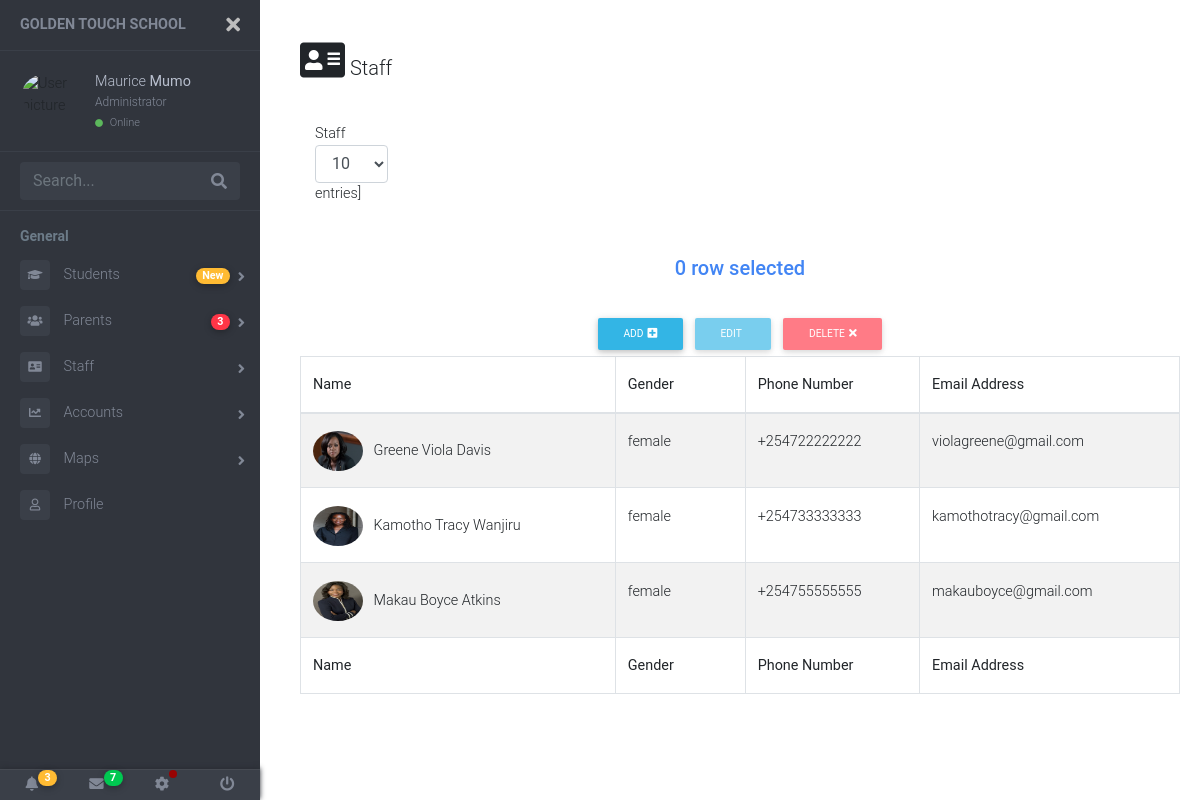
Page /staff/teachers/ (signed in) on the committed database.
### my_staff/models.py (models this page shows, shortened)
class Staff(models.Model):
    STAFF_CHOICES = [
        ('Teacher', 'teacher'),
        ('Support Staff', 'Support Staff'),
    ]
    GENDER = [
        ('male', 'MALE'),
        ('female', 'FEMALE'),
        ('undisclose', 'UNDISCLOSE')
    ]
    staff_image = models.ImageField(upload_to="images/")
    sur_name = models.CharField(max_length=50)
    first_name = models.CharField(max_length=50)
    last_name = models.CharField(max_length=50)
    staff_designation = models.CharField(max_length=20, choices=STAFF_CHOICES, default='Teacher')
    gender = models.CharField(max_length=10, choices=GENDER, blank=True, null=True)
    phone_number = PhoneNumberField(blank=True)
    email_address = models.EmailField(max_length=70,blank=True)
    class Meta:
        ordering = ('sur_name', 'staff_designation',)

### my_staff/views.py (the view)
# urls.py: path('teachers/', teachers, name="teachers"),
def teachers(request):
    my_staff = Staff.objects.filter(staff_designation='Teacher')
    context = {
        "my_staff" : my_staff,
    }
    return render(request, 'table.html', context )

### templates/table.html (shortened to what this page needs)
{% extends 'base.html' %}
{% load static %}
{% block style %}
<link rel="stylesheet" href="{% static 'css/table.css' %}">
<link rel="stylesheet" href="{% static 'css/mdb.min.css' %}">
{% endblock style %}
{% block content %}
<div class="row m-b-lg">
    <div class="col-sm-6" style="margin-left: -40px;">
        <span class="font-thin">
            <i class="fas fa-address-card fa-2x"></i>
            Staff
        </span>
    </div>
</div>
<div class="row" style="margin-left: -40px;">
    <div class="col-sm-6">
        <label>
            Staff
            <select class="form-control input-sm">
                <option value="10">10</option>
            </select>
            entries]
        </label>
    </div>
</div>
<section class="my_table">
    <div class="wrapper-editor">
        <div class="block my-4">
            <div class="d-flex justify-content-center">
                <p class="h5 text-primary createShowP">0 row selected</p>
            </div>
        </div>
        <div class="row d-flex justify-content-center modalWrapper">
            <div class="text-center">
                <a href="" class="btn btn-info btn-rounded btn-sm" data-toggle="modal" data-target="#modalAdd1">Add<i
                        class="fas fa-plus-square ml-1"></i></a>
            </div>
            <div class="text-center buttonEditWrapper">
                <button class="btn btn-info btn-rounded btn-sm buttonEdit" data-toggle="modal" data-target="#modalEdit1"
                    disabled>Edit</a>
            </div>
            <div class="text-center">
                <button class="btn btn-danger btn-sm btn-rounded buttonDelete" data-toggle="modal" disabled
                    data-target="#modalDelete" disabled>Delete<i class="fas fa-times ml-1"></i></a>
            </div>
        </div>
        <table id="dt-more-columns" class="table table-striped table-bordered" cellspacing="0" width="100%">
            <thead>
                <tr>
                    <th class="th-sm">Name
                    </th>
                    <th class="th-sm">Gender
                    </th>
                    <th class="th-sm">Phone Number
                    </th>
                    <th class="th-sm">Email Address
                    </th>
                </tr>
            </thead>
            <tbody>
                {% for staff in my_staff %}
                <tr>
                    <td>
                    <img src="{{ staff.staff_image.url }}" alt="" border=3 height=40 width=50></img>&nbsp;&nbsp
                    {{ staff.sur_name }} {{ staff.first_name }} {{ staff.last_name }}</td>
                    <td>{{ staff.gender }}</td>
                    <td>{{ staff.phone_number }}</td>
                    <td>{{ staff.email_address }}</td>
                </tr>
                {% endfor %}
            </tbody>
            <tfoot>
                <tr>
                    <th class="th-sm">Name
                    </th>
                    <th class="th-sm">Gender
                    </th>
                    <th class="th-sm">Phone Number
                    </th>
                    <th class="th-sm">Email Address
                    </th>
                </tr>
            </tfoot>
        </table>
    </div>
</section>
{% endblock content %}

### templates/partials/_sidebar.html (shortened to what this page needs)
<a id="show-sidebar" class="btn btn-sm btn-dark" href="#">
</a>
<nav id="sidebar" class="sidebar-wrapper">
    <div class="sidebar-content">
        <div class="sidebar-brand">
            <a href="#">golden touch school </a>
            <div id="close-sidebar">
                <i class="fas fa-times"></i>
            </div>
        </div>
        <div class="sidebar-header">
            <div class="user-pic">
                <img class="img-responsive img-rounded"
                    src="https://i.imgur.com/MyGHXta.jpg?1"
                    alt="User picture">
            </div>
            <div class="user-info">
                <span class="user-name">{{ user.first_name }}
                    <strong>{{ user.last_name }}</strong>
                </span>
                <span class="user-role">Administrator</span>
                <span class="user-status">
                    <i class="fa fa-circle"></i>
                    <span>Online</span>
                </span>
            </div>
        </div>
        <div class="sidebar-search">
            <div>
                <div class="input-group">
                    <input type="text" class="form-control search-menu" placeholder="Search...">
                    <div class="input-group-append">
                        <span class="input-group-text">
                            <i class="fa fa-search" aria-hidden="true"></i>
                        </span>
                    </div>
                </div>
            </div>
        </div>
        <div class="sidebar-menu">
            <ul>
                <li class="header-menu">
                    <span>General</span>
                </li>
                <li class="sidebar-dropdown">
                    <a href="#">
                        <i class="fas fa-graduation-cap"></i>
                        <span>Students</span>
                        <span class="badge badge-pill badge-warning">New</span>
                    </a>
                </li>
                <li class="sidebar-dropdown">
                    <a href="{% url 'parents' %}">
                        <i class="fas fa-users"></i>
                        <span>Parents</span>
                        <span class="badge badge-pill badge-danger">3</span>
                    </a>
                </li>
                <li class="sidebar-dropdown">
                    <a href="#">
                        <i class="fas fa-address-card"></i>
                        <span>Staff</span>
                    </a>
                </li>
                <li class="sidebar-dropdown">
                    <a href="#">
                        <i class="fa fa-chart-line"></i>
                        <span>Accounts</span>
                    </a>
                </li>
                <li class="sidebar-dropdown">
                    <a href="#">
                        <i class="fa fa-globe"></i>
                        <span>Maps</span>
                    </a>
                </li>
                <li class="sidebar">
                    <a href="{% url 'profile' %}">
                        <i class="far fa-user"></i>
                        <span>Profile</span>
                    </a>
                </li>
            </ul>
        </div>
    </div>
    <div class="sidebar-footer">
        <a href="#">
            <i class="fa fa-bell"></i>
            <span class="badge badge-pill badge-warning notification">3</span>
        </a>
        <a href="#">
            <i class="fa fa-envelope"></i>
            <span class="badge badge-pill badge-success notification">7</span>
        </a>
        <a href="#">
            <i class="fa fa-cog"></i>
            <span class="badge-sonar"></span>
        </a>
        <a href="#">
            <i class="fa fa-power-off"></i>
        </a>
    </div>
</nav>

### static/css/table.css (style rules this page uses)
.my_table { padding: 0px 20px 0px 0px; }
.font-thin { font-weight: 300; font-size: 20px; }
div { display: block; }
img { border-radius: 50%; }

### rows in the picture
Staff: staff_image (picture), sur_name "Greene", first_name "Viola", last_name "Davis", gender "female", phone_number "+254722222222", email_address "violagreene@gmail.com"
Staff: staff_image (picture), sur_name "Kamotho", first_name "Tracy", last_name "Wanjiru", gender "female", phone_number "+254733333333", email_address "kamothotracy@gmail.com"
Staff: staff_image (picture), sur_name "Makau", first_name "Boyce", last_name "Atkins", gender "female", phone_number "+254755555555", email_address "makauboyce@gmail.com"

### other values in the picture
{{ user.first_name }} "Maurice"
{{ user.last_name }} "Mumo"
